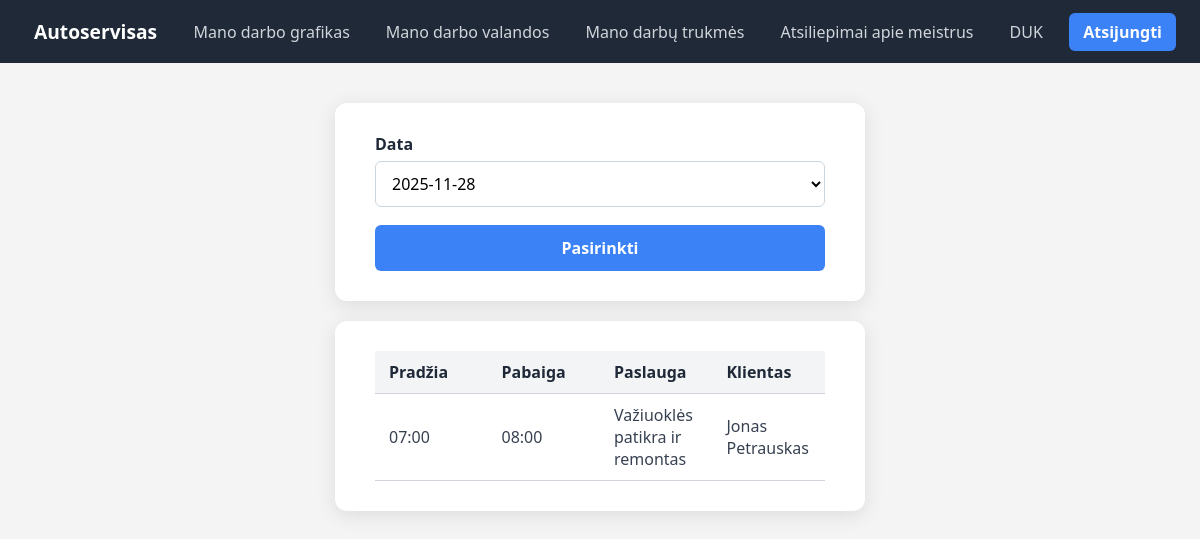
Page /schedule.php (signed in) on the committed database.
### tables this page shows
CREATE TABLE `SERVICE` (
  `id` int NOT NULL,
  `name` varchar(100) NOT NULL,
  `description` text NOT NULL
);

### schedule.php (the view, shortened to what this page needs)
<?php
$server = "localhost";
$db = "cars_service";
$user = "stud";
$password = "stud";
$dbc = mysqli_connect($server, $user, $password, $db);
$mechanic_id = $_SESSION['user_id'];
if (isset($_POST['date']) && !empty($_POST['date'])) {
	$selected_date = htmlspecialchars($_POST['date']);
	if (!isDateWithinNext30Days($selected_date)) {
		$current_date = date('Y-m-d');
		$date = new DateTime($current_date);
		$selected_date = $date->format('Y-m-d');
	}
} else {
	$current_date = date('Y-m-d');
	$date = new DateTime($current_date);
	$selected_date = $date->format('Y-m-d');
}
?>
<!DOCTYPE html>
<html>
<head>
	<link rel="stylesheet" href="styles.css">
</head>
<body>
	<div class="menu">
		<a href="index.php" class="brand">Autoservisas</a>
		<nav class="nav" aria-label="Puslapiai">
			<?php if (isset($_SESSION['user_id']) && $_SESSION['user_role'] == 2): ?>
				<a href="schedule.php">Mano darbo grafikas</a>
				<a href="work-hours.php">Mano darbo valandos</a>
				<a href="jobs.php">Mano darbų trukmės</a>
			<?php endif; ?>
			<a href="ratings.php">Atsiliepimai apie meistrus</a>
			<a href="duk.php">DUK</a>
		</nav>
		<div class="actions">
			<?php if (isset($_SESSION['user_id'])): ?>
				<a href="logout.php" class="register">Atsijungti</a>
			<?php else: ?>
				<a href="login.php" class="login">Prisijungti</a>
				<a href="register.php" class="register">Registruotis</a>
			<?php endif; ?>
		</div>
	</div>
	<div class="content">
		<form method='post' class="inputform">
			<div class="input">
				<label for="date">Data</label>
				<select name="date" id="date" required>
					<?php
					$current_date = date('Y-m-d');
					$date = new DateTime($current_date);
					for ($i = 0; $i < 30; $i++) {
						$value = $date->format('Y-m-d');
						$selected_attr = ($value === $selected_date) ? 'selected' : '';
						echo "<option value='$value' $selected_attr>$value</option>";
						$date->add(new DateInterval('P1D'));
					}
					?>
				</select>
			</div>
			<input type='submit' name='choose' value='Pasirinkti' class="submit-button">
		</form>
		<div class="inputform">
			<?php
			$stmt = $dbc->prepare("
			    SELECT
			        DATE_FORMAT(date_time, '%H:%i') AS start_time,
			        DATE_FORMAT(DATE_ADD(date_time, INTERVAL duration_in_minutes MINUTE), '%H:%i') AS end_time,
			        SERVICE.name AS service_name,
			        CONCAT(SYSTEM_USER.name, ' ', SYSTEM_USER.surname) AS client_name_surname
			    FROM REGISTRATION
			    INNER JOIN SYSTEM_USER ON REGISTRATION.fk_client = SYSTEM_USER.id
			    INNER JOIN SERVICE_COMPLETION ON REGISTRATION.fk_completion = SERVICE_COMPLETION.id
			    INNER JOIN SERVICE ON SERVICE_COMPLETION.fk_service = SERVICE.id
			    WHERE REGISTRATION.fk_mechanic = ?
			      AND DATE(date_time) = ?
			    ORDER BY date_time
			");
			$stmt->bind_param("is", $mechanic_id, $selected_date);
			$stmt->execute();
			$result = $stmt->get_result();
			$count = $result->num_rows;
			if ($count == 0) {
				echo '<div class="no-values">Šią dieną darbų neturite.</div>';
			}
			else {
				echo '<table>';
				echo '
				<tr>
				<th>Pradžia</th>
				<th>Pabaiga</th>
				<th>Paslauga</th>
				<th>Klientas</th>
				</tr>
				';
				while ($row = mysqli_fetch_assoc($result)) {
					echo '<tr>' .
					'<td>' . $row['start_time'] . '</td>' .
					'<td>' . $row['end_time'] . '</td>' .
					'<td>' . $row['service_name'] . '</td>' .
					'<td>' . $row['client_name_surname'] . '</td>' .
					'</tr>';
				}
				echo '</table>';
			}
			?>
		</div>
	</div>
</body>
</html>

### styles.css (style rules this page uses)
body { font-family: 'Segoe UI', Arial, sans-serif !important; margin: 0; background-color: #f4f4f4; color: #333; }
.menu { font-family: 'Segoe UI', Arial, sans-serif !important; display: flex; align-items: center; justify-content: space-between; background-color: #1f2937; padding: 12px 24px; position: sticky; top: 0; z-index: 10; }
.brand { font-family: 'Segoe UI', Arial, sans-serif !important; color: white; font-weight: bold; font-size: 1.2rem; text-decoration: none; padding: 6px 10px; border-radius: 6px; transition: background-color 0.2s, color 0.2s; }
.nav { display: flex; gap: 1rem; }
.nav a { font-family: 'Segoe UI', Arial, sans-serif !important; color: #d1d5db; text-decoration: none; padding: 6px 10px; border-radius: 6px; transition: background-color 0.2s, color 0.2s; }
.actions { display: flex; gap: 10px; }
.actions a { font-family: 'Segoe UI', Arial, sans-serif !important; text-decoration: none; font-weight: 600; padding: 8px 14px; border-radius: 6px; transition: background-color 0.2s, color 0.2s; }
.actions .register { background-color: #3b82f6; color: white; }
.content { font-family: 'Segoe UI', Arial, sans-serif !important; display: flex; flex-direction: column; align-items: center; justify-content: flex-start; gap: 20px; min-height: calc(100vh - 80px); padding: 40px 20px; }
.inputform { font-family: 'Segoe UI', Arial, sans-serif !important; background-color: #fff; padding: 30px 40px; border-radius: 12px; box-shadow: 0 4px 20px rgba(0,0,0,0.1); width: 100%; max-width: 450px; display: flex; flex-direction: column; gap: 18px; }
.input { font-family: 'Segoe UI', Arial, sans-serif !important; display: flex; flex-direction: column; gap: 6px; }
.input label { font-family: 'Segoe UI', Arial, sans-serif !important; font-weight: 600; color: #1f2937; }
.submit-button { font-family: 'Segoe UI', Arial, sans-serif !important; background-color: #3b82f6; color: #fff; font-weight: 600; font-size: 1rem; border: none; border-radius: 6px; padding: 12px; cursor: pointer; transition: background-color 0.2s, transform 0.1s; }
.input select { font-family: 'Segoe UI', Arial, sans-serif; padding: 10px 12px; border: 1px solid #cbd5e1; border-radius: 6px; font-size: 1rem; background-color: #fff; cursor: pointer; }
.input select option { font-family: 'Segoe UI', Arial, sans-serif; }
table { font-family: 'Segoe UI', Arial, sans-serif !important; width: 100%; border-collapse: collapse; font-size: 1rem; background-color: #fff; table-layout: fixed; }
th, td { padding: 10px 14px; text-align: left; border-bottom: 1px solid #d1d5db; }
th { font-weight: 600; color: #1f2937; background-color: #f3f4f6; }
td { color: #374151; }

### rows in the picture
service: start_time "07:00", end_time "08:00", name "Važiuoklės patikra ir remontas", client_name_surname "Jonas Petrauskas"

### other values in the picture
form field date "2025-11-28"
